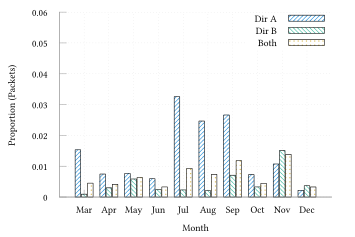

Generate this figure with gnuplot:
set terminal tikz standalone color size 9cm,6cm font '\scriptsize' preamble '\usepackage{microtype} \usepackage{libertinus} \usepackage{libertinust1math} \usepackage[binary-units, per-mode=symbol]{siunitx}\sisetup{detect-all} \newcommand{\approachshort}{OPaL} \newcommand{\Coopfw}{CoOp} \newcommand{\coopfw}{\Coopfw} \newcommand{\Indfw}{Ind} \newcommand{\indfw}{\Indfw}'
set output "quic-monthly.tex"

load "gnuplot-palettes/parula.pal"

set boxwidth 0.9
set style data histogram
set style histogram cluster gap 1
set style fill solid border -1
set datafile separator ","
unset colorbox

set xlabel "Month"
set ylabel "Proportion (Packets)"

set yrange [0.0:0.06]
set key at 10,0.06

plot '../results/dirA-1.csv' u 20: xtic(1) title "Dir A" lc palette frac 0.25 fill pattern 1, \
     '../results/dirB-1.csv' u 20 title "Dir B" lc palette frac 0.5 fill pattern 2, \
     '../results/biDir-1.csv' u 20 title "Both" lc palette frac 0.75 fill pattern 7
